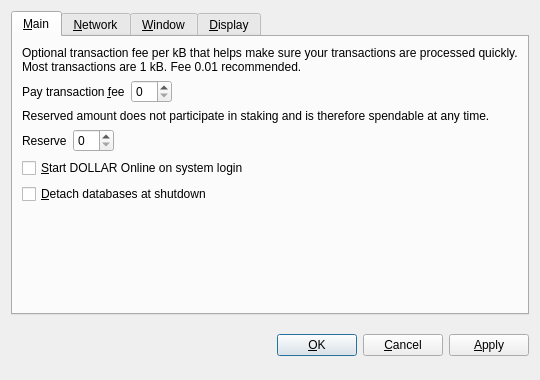
<?xml version="1.0" encoding="UTF-8"?>
<ui version="4.0">
 <class>OptionsDialog</class>
 <widget class="QDialog" name="OptionsDialog">
  <property name="geometry">
   <rect>
    <x>0</x>
    <y>0</y>
    <width>540</width>
    <height>380</height>
   </rect>
  </property>
  <property name="windowTitle">
   <string>Options</string>
  </property>
  <property name="modal">
   <bool>true</bool>
  </property>
  <layout class="QVBoxLayout" name="verticalLayout">
   <item>
    <widget class="QTabWidget" name="tabWidget">
     <property name="tabPosition">
      <enum>QTabWidget::North</enum>
     </property>
     <property name="currentIndex">
      <number>0</number>
     </property>
     <widget class="QWidget" name="tabMain">
      <attribute name="title">
       <string>&amp;Main</string>
      </attribute>
      <layout class="QVBoxLayout" name="verticalLayout_Main">
       <item>
        <widget class="QLabel" name="transactionFeeInfoLabel">
         <property name="text">
          <string>Optional transaction fee per kB that helps make sure your transactions are processed quickly. Most transactions are 1 kB. Fee 0.01 recommended.</string>
         </property>
         <property name="textFormat">
          <enum>Qt::PlainText</enum>
         </property>
         <property name="wordWrap">
          <bool>true</bool>
         </property>
        </widget>
       </item>
       <item>
        <layout class="QHBoxLayout" name="horizontalLayoutFee">
         <item>
          <widget class="QLabel" name="transactionFeeLabel">
           <property name="text">
            <string>Pay transaction &amp;fee</string>
           </property>
           <property name="textFormat">
            <enum>Qt::PlainText</enum>
           </property>
           <property name="buddy">
            <cstring>transactionFee</cstring>
           </property>
          </widget>
         </item>
         <item>
          <widget class="BitcoinAmountField" name="transactionFee"/>
         </item>
         <item>
          <spacer name="horizontalSpacerFee">
           <property name="orientation">
            <enum>Qt::Horizontal</enum>
           </property>
           <property name="sizeHint" stdset="0">
            <size>
             <width>40</width>
             <height>20</height>
            </size>
           </property>
          </spacer>
         </item>
        </layout>
       </item>
       <item>
        <widget class="QLabel" name="reserveBalanceInfoLabel">
         <property name="text">
          <string>Reserved amount does not participate in staking and is therefore spendable at any time.</string>
         </property>
         <property name="textFormat">
          <enum>Qt::PlainText</enum>
         </property>
         <property name="wordWrap">
          <bool>true</bool>
         </property>
        </widget>
       </item>
       <item>
        <layout class="QHBoxLayout" name="horizontalLayoutReserveBalance">
         <item>
          <widget class="QLabel" name="reserveBalanceLabel">
           <property name="text">
            <string>Reserve</string>
           </property>
           <property name="textFormat">
            <enum>Qt::PlainText</enum>
           </property>
           <property name="buddy">
            <cstring>reserveBalance</cstring>
           </property>
          </widget>
         </item>
         <item>
          <widget class="BitcoinAmountField" name="reserveBalance"/>
         </item>
         <item>
          <spacer name="horizontalSpacerReserveBalance">
           <property name="orientation">
            <enum>Qt::Horizontal</enum>
           </property>
           <property name="sizeHint" stdset="0">
            <size>
             <width>40</width>
             <height>20</height>
            </size>
           </property>
          </spacer>
         </item>
        </layout>
       </item>
       <item>
        <widget class="QCheckBox" name="bitcoinAtStartup">
         <property name="toolTip">
          <string>Automatically start DOLLAR Online after logging in to the system.</string>
         </property>
         <property name="text">
          <string>&amp;Start DOLLAR Online on system login</string>
         </property>
        </widget>
       </item>
       <item>
        <widget class="QCheckBox" name="detachDatabases">
         <property name="toolTip">
          <string>Detach block and address databases at shutdown. This means they can be moved to another data directory, but it slows down shutdown. The wallet is always detached.</string>
         </property>
         <property name="text">
          <string>&amp;Detach databases at shutdown</string>
         </property>
        </widget>
       </item>
       <item>
        <spacer name="verticalSpacer_Main">
         <property name="orientation">
          <enum>Qt::Vertical</enum>
         </property>
         <property name="sizeHint" stdset="0">
          <size>
           <width>20</width>
           <height>40</height>
          </size>
         </property>
        </spacer>
       </item>
      </layout>
     </widget>
     <widget class="QWidget" name="tabNetwork">
      <attribute name="title">
       <string>&amp;Network</string>
      </attribute>
      <layout class="QVBoxLayout" name="verticalLayout_Network">
       <item>
        <widget class="QCheckBox" name="mapPortUpnp">
         <property name="toolTip">
          <string>Automatically open the DOLLAR Online client port on the router. This only works when your router supports UPnP and it is enabled.</string>
         </property>
         <property name="text">
          <string>Map port using &amp;UPnP</string>
         </property>
        </widget>
       </item>
       <item>
        <widget class="QCheckBox" name="connectSocks">
         <property name="toolTip">
          <string>Connect to the DOLLAR Online network through a SOCKS proxy (e.g. when connecting through Tor).</string>
         </property>
         <property name="text">
          <string>&amp;Connect through SOCKS proxy:</string>
         </property>
        </widget>
       </item>
       <item>
        <layout class="QHBoxLayout" name="horizontalLayout_Network">
         <item>
          <widget class="QLabel" name="proxyIpLabel">
           <property name="text">
            <string>Proxy &amp;IP:</string>
           </property>
           <property name="textFormat">
            <enum>Qt::PlainText</enum>
           </property>
           <property name="buddy">
            <cstring>proxyIp</cstring>
           </property>
          </widget>
         </item>
         <item>
          <widget class="QValidatedLineEdit" name="proxyIp">
           <property name="maximumSize">
            <size>
             <width>140</width>
             <height>16777215</height>
            </size>
           </property>
           <property name="toolTip">
            <string>IP address of the proxy (e.g. 127.0.0.1)</string>
           </property>
          </widget>
         </item>
         <item>
          <widget class="QLabel" name="proxyPortLabel">
           <property name="text">
            <string>&amp;Port:</string>
           </property>
           <property name="textFormat">
            <enum>Qt::PlainText</enum>
           </property>
           <property name="buddy">
            <cstring>proxyPort</cstring>
           </property>
          </widget>
         </item>
         <item>
          <widget class="QLineEdit" name="proxyPort">
           <property name="maximumSize">
            <size>
             <width>55</width>
             <height>16777215</height>
            </size>
           </property>
           <property name="toolTip">
            <string>Port of the proxy (e.g. 9050)</string>
           </property>
          </widget>
         </item>
         <item>
          <widget class="QLabel" name="socksVersionLabel">
           <property name="text">
            <string>SOCKS &amp;Version:</string>
           </property>
           <property name="textFormat">
            <enum>Qt::PlainText</enum>
           </property>
           <property name="buddy">
            <cstring>socksVersion</cstring>
           </property>
          </widget>
         </item>
         <item>
          <widget class="QValueComboBox" name="socksVersion">
           <property name="toolTip">
            <string>SOCKS version of the proxy (e.g. 5)</string>
           </property>
          </widget>
         </item>
         <item>
          <spacer name="horizontalSpacer_Network">
           <property name="orientation">
            <enum>Qt::Horizontal</enum>
           </property>
           <property name="sizeHint" stdset="0">
            <size>
             <width>40</width>
             <height>20</height>
            </size>
           </property>
          </spacer>
         </item>
        </layout>
       </item>
       <item>
        <spacer name="verticalSpacer_Network">
         <property name="orientation">
          <enum>Qt::Vertical</enum>
         </property>
         <property name="sizeHint" stdset="0">
          <size>
           <width>20</width>
           <height>40</height>
          </size>
         </property>
        </spacer>
       </item>
      </layout>
     </widget>
     <widget class="QWidget" name="tabWindow">
      <attribute name="title">
       <string>&amp;Window</string>
      </attribute>
      <layout class="QVBoxLayout" name="verticalLayout_Window">
       <item>
        <widget class="QCheckBox" name="minimizeToTray">
         <property name="toolTip">
          <string>Show only a tray icon after minimizing the window.</string>
         </property>
         <property name="text">
          <string>&amp;Minimize to the tray instead of the taskbar</string>
         </property>
        </widget>
       </item>
       <item>
        <widget class="QCheckBox" name="minimizeOnClose">
         <property name="toolTip">
          <string>Minimize instead of exit the application when the window is closed. When this option is enabled, the application will be closed only after selecting Quit in the menu.</string>
         </property>
         <property name="text">
          <string>M&amp;inimize on close</string>
         </property>
        </widget>
       </item>
       <item>
        <spacer name="verticalSpacer_Window">
         <property name="orientation">
          <enum>Qt::Vertical</enum>
         </property>
         <property name="sizeHint" stdset="0">
          <size>
           <width>20</width>
           <height>40</height>
          </size>
         </property>
        </spacer>
       </item>
      </layout>
     </widget>
     <widget class="QWidget" name="tabDisplay">
      <attribute name="title">
       <string>&amp;Display</string>
      </attribute>
      <layout class="QVBoxLayout" name="verticalLayout_Display">
       <item>
        <layout class="QHBoxLayout" name="horizontalLayout_1_Display">
         <item>
          <widget class="QLabel" name="langLabel">
           <property name="text">
            <string>User Interface &amp;language:</string>
           </property>
           <property name="textFormat">
            <enum>Qt::PlainText</enum>
           </property>
           <property name="buddy">
            <cstring>lang</cstring>
           </property>
          </widget>
         </item>
         <item>
          <widget class="QValueComboBox" name="lang">
           <property name="toolTip">
            <string>The user interface language can be set here. This setting will take effect after restarting DOLLAR Online.</string>
           </property>
          </widget>
         </item>
        </layout>
       </item>
       <item>
        <layout class="QHBoxLayout" name="horizontalLayout_2_Display">
         <item>
          <widget class="QLabel" name="unitLabel">
           <property name="text">
            <string>&amp;Unit to show amounts in:</string>
           </property>
           <property name="textFormat">
            <enum>Qt::PlainText</enum>
           </property>
           <property name="buddy">
            <cstring>unit</cstring>
           </property>
          </widget>
         </item>
         <item>
          <widget class="QValueComboBox" name="unit">
           <property name="toolTip">
            <string>Choose the default subdivision unit to show in the interface and when sending coins.</string>
           </property>
          </widget>
         </item>
        </layout>
       </item>
       <item>
        <widget class="QCheckBox" name="displayAddresses">
         <property name="toolTip">
          <string>Whether to show DOLLAR Online addresses in the transaction list or not.</string>
         </property>
         <property name="text">
          <string>&amp;Display addresses in transaction list</string>
         </property>
        </widget>
       </item>
       <item>
        <widget class="QCheckBox" name="coinControlFeatures">
         <property name="toolTip">
          <string>Whether to show coin control features or not.</string>
         </property>
         <property name="text">
          <string>Display coin &amp;control features (experts only!)</string>
         </property>
        </widget>
       </item>
       <item>
        <spacer name="verticalSpacer_Display">
         <property name="orientation">
          <enum>Qt::Vertical</enum>
         </property>
         <property name="sizeHint" stdset="0">
          <size>
           <width>20</width>
           <height>40</height>
          </size>
         </property>
        </spacer>
       </item>
      </layout>
     </widget>
    </widget>
   </item>
   <item>
    <layout class="QHBoxLayout" name="horizontalLayout_Buttons">
     <item>
      <spacer name="horizontalSpacer_1">
       <property name="orientation">
        <enum>Qt::Horizontal</enum>
       </property>
       <property name="sizeHint" stdset="0">
        <size>
         <width>40</width>
         <height>48</height>
        </size>
       </property>
      </spacer>
     </item>
     <item>
      <widget class="QLabel" name="statusLabel">
       <property name="font">
        <font>
         <weight>75</weight>
         <bold>true</bold>
        </font>
       </property>
       <property name="text">
        <string/>
       </property>
       <property name="textFormat">
        <enum>Qt::PlainText</enum>
       </property>
       <property name="wordWrap">
        <bool>true</bool>
       </property>
      </widget>
     </item>
     <item>
      <spacer name="horizontalSpacer_2">
       <property name="orientation">
        <enum>Qt::Horizontal</enum>
       </property>
       <property name="sizeHint" stdset="0">
        <size>
         <width>40</width>
         <height>48</height>
        </size>
       </property>
      </spacer>
     </item>
     <item>
      <widget class="QPushButton" name="okButton">
       <property name="text">
        <string>&amp;OK</string>
       </property>
      </widget>
     </item>
     <item>
      <widget class="QPushButton" name="cancelButton">
       <property name="text">
        <string>&amp;Cancel</string>
       </property>
       <property name="autoDefault">
        <bool>false</bool>
       </property>
      </widget>
     </item>
     <item>
      <widget class="QPushButton" name="applyButton">
       <property name="text">
        <string>&amp;Apply</string>
       </property>
       <property name="autoDefault">
        <bool>false</bool>
       </property>
      </widget>
     </item>
    </layout>
   </item>
  </layout>
 </widget>
 <customwidgets>
  <customwidget>
   <class>BitcoinAmountField</class>
   <extends>QSpinBox</extends>
   <header>bitcoinamountfield.h</header>
  </customwidget>
  <customwidget>
   <class>QValueComboBox</class>
   <extends>QComboBox</extends>
   <header>qvaluecombobox.h</header>
  </customwidget>
  <customwidget>
   <class>QValidatedLineEdit</class>
   <extends>QLineEdit</extends>
   <header>qvalidatedlineedit.h</header>
  </customwidget>
 </customwidgets>
 <resources/>
 <connections/>
</ui>
